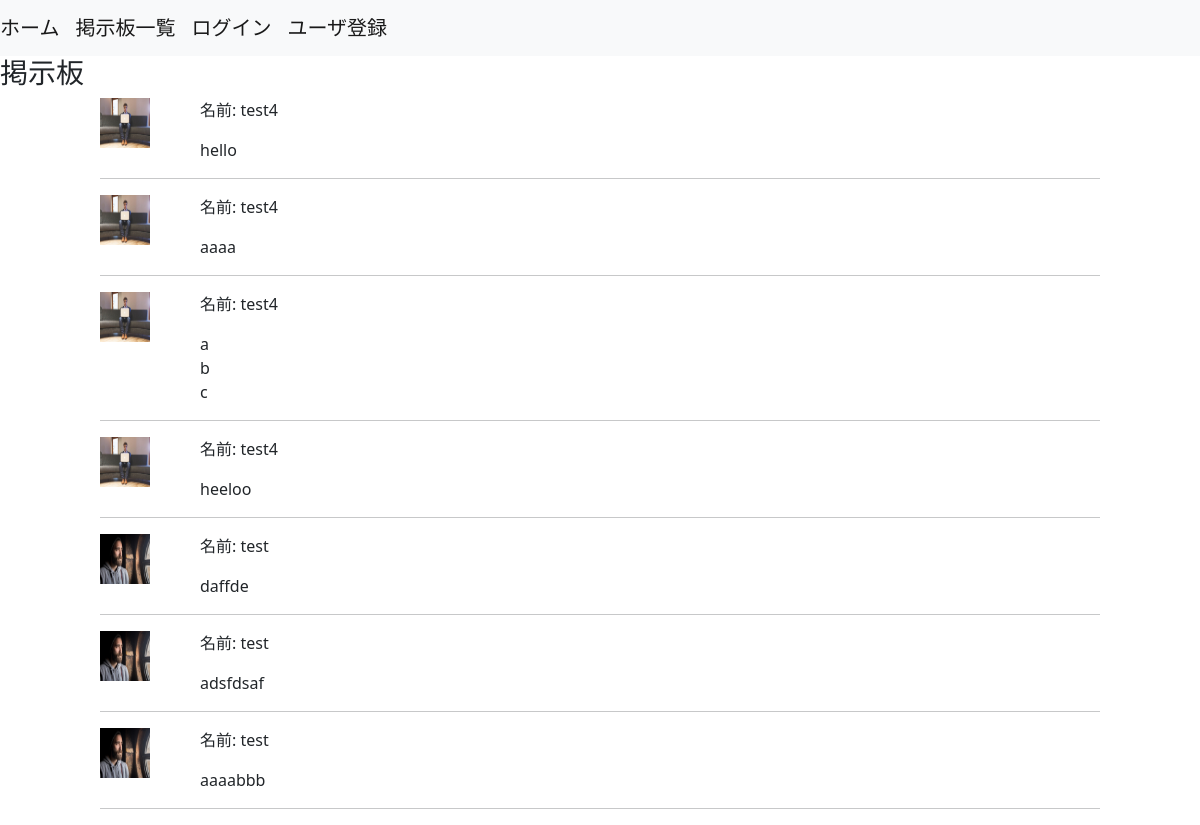
Page /boards/post_comments/1 on the committed database.
### boards/models.py (models this page shows)
class Themes(models.Model):
    title = models.CharField(max_length=255)
    user = models.ForeignKey(
        'accounts.Users', on_delete=models.CASCADE
    )
    objects = ThemesManager()
    class Meta:
        db_table = 'themes'

class Comments(models.Model):
    comment = models.CharField(max_length=1000)
    user = models.ForeignKey(
        'accounts.Users', on_delete=models.CASCADE
    )
    theme = models.ForeignKey(
        'Themes', on_delete=models.CASCADE
    )
    objects = CommentsManager()
    class Meta:
        db_table = 'comments'

### accounts/models.py (models this page shows)
class Users(AbstractBaseUser, PermissionsMixin):
    username = models.CharField(max_length=255)
    age = models.PositiveIntegerField()
    email = models.EmailField(max_length=255, unique=True)
    is_active = models.BooleanField(default=False)
    is_staff = models.BooleanField(default=False)
    picture = models.FileField(null=True, upload_to='picture/')
    objects = UserManager()
    USERNAME_FIELD = 'email'
    REQUIRED_FIELDS = ['username']
    class Meta:
        db_table = 'users'

### boards/views.py (the view, shortened to what this page needs)
# urls.py: path('post_comments/<int:theme_id>', views.post_comments, name='post_comments'),
def post_comments(request, theme_id):
    saved_comment = cache.get(f'saved_comment-theme_id={theme_id}-user_id={request.user.id}', '')
    post_comment_form = forms.PostCommentForm(request.POST or None, initial={'comment': saved_comment})
    theme = get_object_or_404(Themes, id=theme_id)
    comments = Comments.objects.fetch_by_theme_id(theme_id)
    return render(
        request, 'boards/post_comments.html', context={
            'post_comment_form': post_comment_form,
            'theme': theme,
            'comments': comments,
        }
    )

### boards/models.py (called while the page is built)
    def fetch_by_theme_id(self, theme_id):
        return self.filter(theme_id=theme_id).order_by('id').all()

### templates/boards/post_comments.html (shortened to what this page needs)
{% extends "base.html" %}
{% block content %}
<h3>{{ theme.title }}</h3>
{% for comment in comments %}
<div class="col-1 offset-1">
  {% if comment.user.picture %}
   <img style="float:left;" width="50px" height="50px" src="{{ comment.user.picture.url }}">
  {% endif %}
</div>
<div class="col-8 offset-2">
  <p>名前: {{ comment.user.username }}</p>
  <p>{{ comment.comment | linebreaks }}</p>
</div>
<div class="col-10 offset-1">
<hr>
</div>
{% endfor %}
{% endblock %}

### rows in the picture
Themes: title "掲示板"
Comments: user.picture (picture), user.username "test4", comment "hello"
Comments: user.picture (picture), user.username "test4", comment "aaaa"
Comments: user.picture (picture), user.username "test4", comment "a b c"
Comments: user.picture (picture), user.username "test4", comment "heeloo"
Comments: user.picture (picture), user.username "test", comment "daffde"
Comments: user.picture (picture), user.username "test", comment "adsfdsaf"
Comments: user.picture (picture), user.username "test", comment "aaaabbb"
